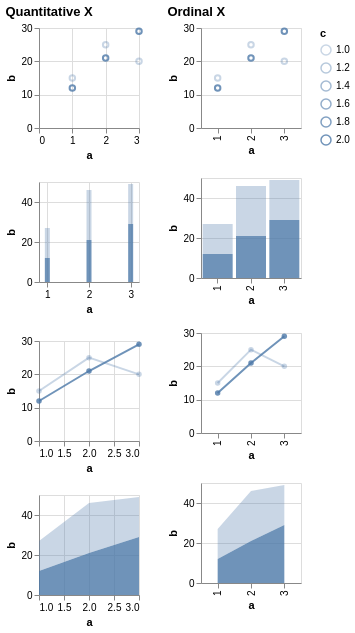

The Vega-Lite source for this figure:
### Vega-Lite specification from a JSON file in a GitHub repository (floating-point values rounded to 4 significant figures)
{"$schema": "https://vega.github.io/schema/vega-lite/v5.json", "description": "Testing invalid", "data": {"values": [{"a": 1, "b": 15, "c": 1}, {"a": 2, "b": 25, "c": 1}, {"a": 3, "b": 20, "c": 1}, {"a": 1, "b": 12, "c": 2}, {"a": 2, "b": 21, "c": 2}, {"a": 3, "b": 29, "c": 2}, {"a": 1, "b": 8, "c": null}, {"a": 2, "b": 31, "c": null}, {"a": 3, "b": 49, "c": null}]}, "config": {"mark": {"invalid": "filter"}}, "hconcat": [{"title": "Quantitative X", "vconcat": [{"width": 100, "height": 100, "mark": "point", "encoding": {"x": {"field": "a", "type": "quantitative"}, "y": {"field": "b", "type": "quantitative"}, "opacity": {"field": "c", "type": "quantitative"}}}, {"width": 100, "height": 100, "mark": "bar", "encoding": {"x": {"field": "a", "type": "quantitative"}, "y": {"field": "b", "type": "quantitative"}, "opacity": {"field": "c", "type": "quantitative"}}}, {"width": 100, "height": 100, "layer": [{"mark": "line", "encoding": {"x": {"field": "a", "type": "quantitative"}, "y": {"field": "b", "type": "quantitative"}, "opacity": {"field": "c", "type": "quantitative"}}}, {"mark": {"type": "point", "opacity": 1, "filled": true}, "encoding": {"x": {"field": "a", "type": "quantitative"}, "y": {"field": "b", "type": "quantitative"}, "opacity": {"field": "c", "type": "quantitative"}}}]}, {"width": 100, "height": 100, "mark": "area", "encoding": {"x": {"field": "a", "type": "quantitative"}, "y": {"field": "b", "type": "quantitative"}, "opacity": {"field": "c", "type": "quantitative"}}}]}, {"title": "Ordinal X", "vconcat": [{"width": 100, "height": 100, "mark": "point", "encoding": {"x": {"field": "a", "type": "ordinal"}, "y": {"field": "b", "type": "quantitative"}, "opacity": {"field": "c", "type": "quantitative"}}}, {"width": 100, "height": 100, "mark": "bar", "encoding": {"x": {"field": "a", "type": "ordinal"}, "y": {"field": "b", "type": "quantitative"}, "opacity": {"field": "c", "type": "quantitative"}}}, {"width": 100, "height": 100, "layer": [{"mark": "line", "encoding": {"x": {"field": "a", "type": "ordinal"}, "y": {"field": "b", "type": "quantitative"}, "opacity": {"field": "c", "type": "quantitative"}}}, {"mark": {"type": "point", "opacity": 1, "filled": true}, "encoding": {"x": {"field": "a", "type": "ordinal"}, "y": {"field": "b", "type": "quantitative"}, "opacity": {"field": "c", "type": "quantitative"}}}]}, {"width": 100, "height": 100, "mark": "area", "encoding": {"x": {"field": "a", "type": "ordinal"}, "y": {"field": "b", "type": "quantitative"}, "opacity": {"field": "c", "type": "quantitative"}}}]}]}
